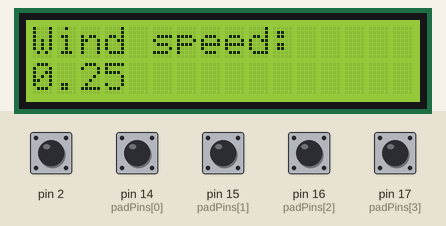
Simulated run of this sketch. Board: Arduino Uno, built with avr-gcc and run on an emulated ATmega328P. Shown: 16×2 character LCD. The test bench sets the inputs (shaded band); at power-on: pin 2, pin 14 (padPins[0]), pin 15 (padPins[1]), pin 16 (padPins[2]), pin 17 (padPins[3]) HIGH.

Above: at 1.2 s.
1.3 s: pin 14 (padPins[0]) pulled LOW for 0.15 s
At 2.5 s:
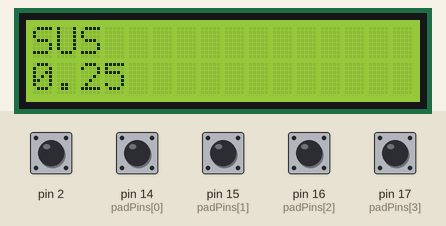
2.9 s: pin 15 (padPins[1]) pulled LOW for 0.15 s
At 3.9 s:
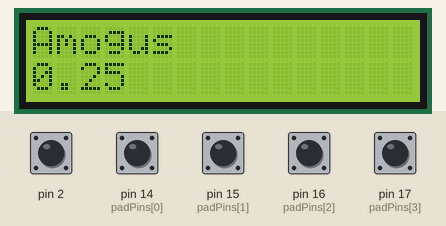
4.5 s: pin 16 (padPins[2]) pulled LOW for 0.15 s
At 5.1 s:
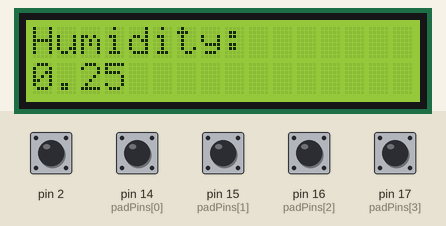
6.1 s: pin 14 (padPins[0]) pulled LOW for 1 s
At 7.5 s:
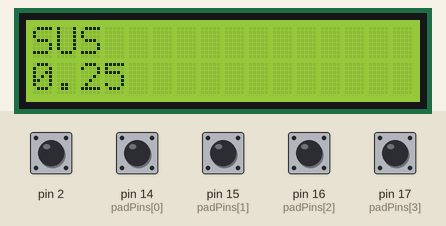
8.6 s: pin 15 (padPins[1]) pulled LOW for 1 s
At 9.4 s:
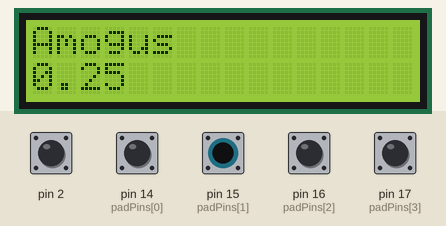
Timing chart, 0 to 11.6 s (numbered marks = the images above; inputs shaded):
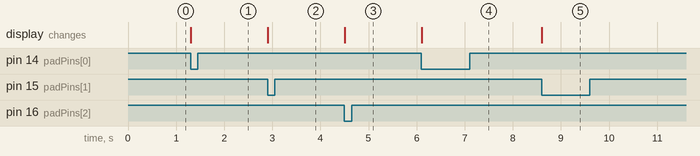

Measured:
- after the input at 1.3 s, the display: changes at once (image 1)
- after the input at 2.9 s, the display: changes at once (image 2)
- after the input at 4.5 s, the display: changes at once (image 3)
- after the input at 6.1 s, the display: changes at once (image 4)
- after the input at 8.6 s, the display: changes at once (image 5)

The sketch:

arduino_code.ino
```cpp
// include the library code:
#include <LiquidCrystal.h>
#include <TimerOne.h>

int keystate = 0;

// initialize the library by associating any needed LCD interface pin
// with the arduino pin number it is connected to
const int rs = 8, en = 7, d4 = 6, d5 = 5, d6 = 4, d7 = 3;
LiquidCrystal lcd(rs, en, d4, d5, d6, d7);

const int padPins[4] = {14, 15, 16, 17};
enum states { wind, humidity, test1, test2 };
states States = wind; // Dafault state

volatile byte puls = 0;   // interrupt pulse count
volatile byte i_time = 0;
volatile byte freq = 0;   // Calculated frequency

// Seconds
const int interval = 5;

void setup() {
  Serial.begin(9600);

  for (int i = 0; i < 4; i++){
     pinMode(padPins[i], INPUT_PULLUP);
  }

  //pinMode(2, INPUT_PUDOWN);
  attachInterrupt(digitalPinToInterrupt(2), isrCount, FALLING);

  Timer1.initialize(500000); // 500 000 us = 0.5s
  Timer1.attachInterrupt(timerInt);

  // set up the LCD's number of columns and rows:
  lcd.begin(16, 2);
}

void loop() {

  if (digitalRead(17) == LOW) {
    // 1 Key
    States = wind;

  } else if (digitalRead(16) == LOW){
    // 2 Key
    States = humidity;

  } else if (digitalRead(15) == LOW){
    // 3 Key
    States = test1;

  } else if (digitalRead(14) == LOW){
    // A key
    States = test2;
  }

  switch (States) {
    case wind:
      lcd.setCursor(0, 0);
      lcd.print("Wind speed:     ");
      lcd.setCursor(0, 1);
      lcd.print(0.6344 * freq + 0.2493); // Calculate wind speed in m/s
      break;

    case humidity:
      lcd.setCursor(0, 0);
      lcd.print("Humidity:       ");
      break;

    case test1:
      lcd.setCursor(0, 0);
      lcd.print("Amogus          ");
      break;

    case test2:
      lcd.setCursor(0, 0);
      lcd.print("SUS             ");
      break;
  }

  //Serial.println(keyVal);
  /*
  if (key != '-') {
    //Serial.println(keyVal);
    //lcd.print(1);
    //Serial.println(key);
    lcd.setCursor(16, 0);
    lcd.print(key);
  }*/

}

// interrupt subroutine
void isrCount()
{
  puls++;
}

// timer subroutine
void timerInt(){
  i_time++; // increment every 0.5s

  if (i_time > 9){
    i_time = 0;
    freq = puls / interval; // calculate freq by puls / seconds

    puls = 0; // Reset
  }
}
```
